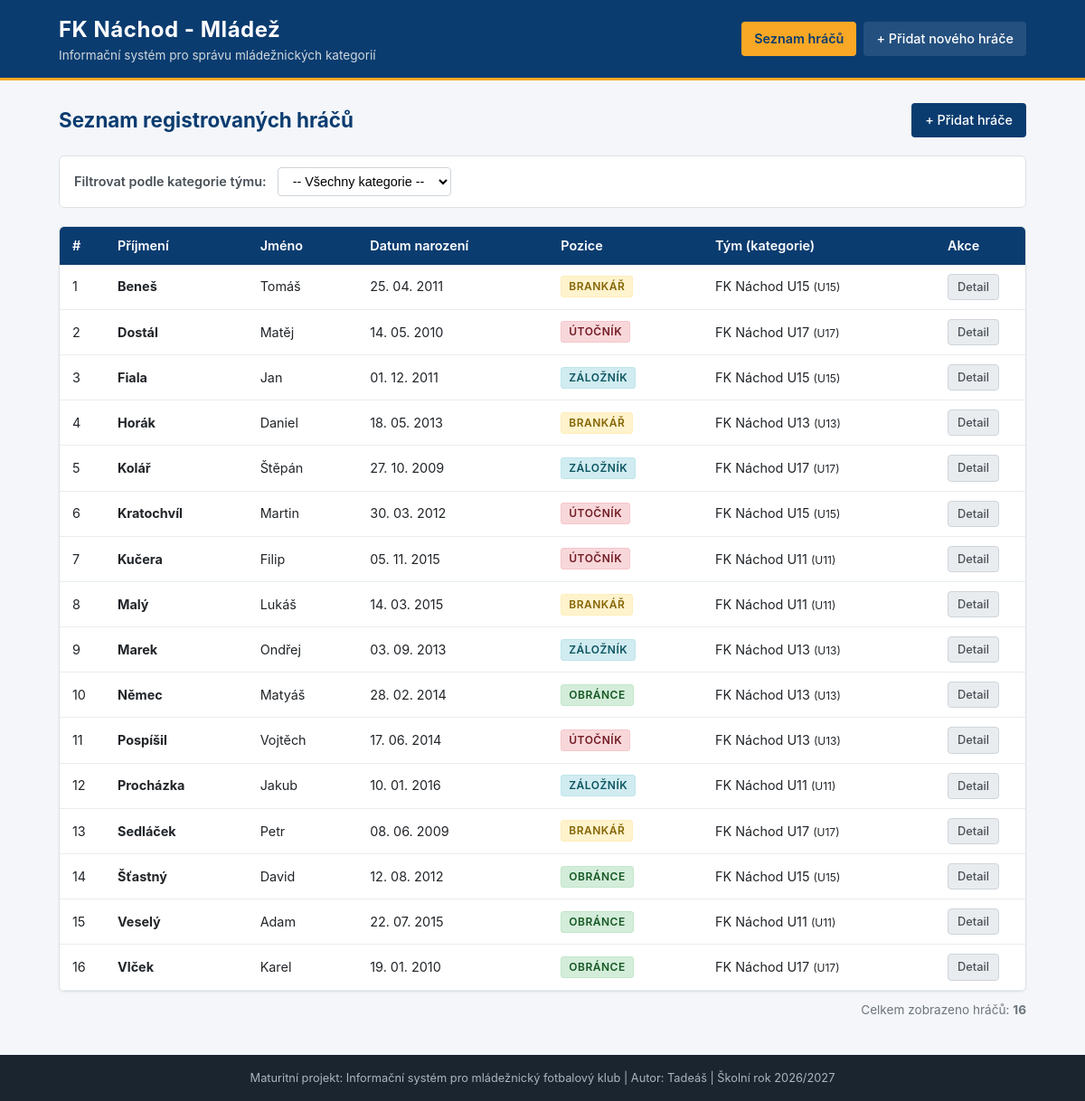
The page / on the database its author committed.
### tables this page shows
CREATE TABLE IF NOT EXISTS `hraci` (
    `id` INT AUTO_INCREMENT PRIMARY KEY,
    `jmeno` VARCHAR(50) NOT NULL,
    `prijmeni` VARCHAR(50) NOT NULL,
    `datum_narozeni` DATE NOT NULL,
    `pozice` ENUM('brankář', 'obránce', 'záložník', 'útočník') NOT NULL,
    `tym_id` INT DEFAULT NULL,
    `telefon_rodice` VARCHAR(20) DEFAULT NULL,
    `email_rodice` VARCHAR(100) DEFAULT NULL,
    `aktivni` TINYINT(1) NOT NULL DEFAULT 1,
    `vytvoreno` DATETIME NOT NULL DEFAULT CURRENT_TIMESTAMP,
    FOREIGN KEY (`tym_id`) REFERENCES `tymy`(`id`) ON DELETE SET NULL
);

CREATE TABLE IF NOT EXISTS `tymy` (
    `id` INT AUTO_INCREMENT PRIMARY KEY,
    `nazev` VARCHAR(100) NOT NULL,
    `vekova_kategorie` VARCHAR(10) NOT NULL,
    `rok_narozeni_od` INT NOT NULL,
    `rok_narozeni_do` INT NOT NULL,
    `aktivni` TINYINT(1) NOT NULL DEFAULT 1,
    `vytvoreno` DATETIME NOT NULL DEFAULT CURRENT_TIMESTAMP
);

### index.php (the view, shortened to what this page needs)
<?php
require_once __DIR__ . '/db.php';
$sql = "SELECT h.id, h.jmeno, h.prijmeni, h.datum_narozeni, h.pozice, h.aktivni,
               t.nazev AS tym_nazev, t.vekova_kategorie
        FROM hraci h
        LEFT JOIN tymy t ON h.tym_id = t.id
        WHERE h.aktivni = 1";
$parametry = [];
$sql .= " ORDER BY h.prijmeni ASC, h.jmeno ASC";
$stmt = $pdo->prepare($sql);
$stmt->execute($parametry);
$hraci = $stmt->fetchAll();
?>
<!DOCTYPE html>
<html lang="cs">
<head>
    <link rel="stylesheet" href="css/style.css">
</head>
<body>
<header class="hlavicka">
    <div class="obal">
        <div class="logo-nazev">
            <h1>FK Náchod - Mládež</h1>
            <span class="podtitul">Informační systém pro správu mládežnických kategorií</span>
        </div>
        <nav class="navigace">
            <a href="index.php" class="aktivni">Seznam hráčů</a>
            <a href="pridat.php">+ Přidat nového hráče</a>
        </nav>
    </div>
</header>
<main class="obal hlavni-obsah">
    <div class="nadpis-akce">
        <h2>Seznam registrovaných hráčů</h2>
        <a href="pridat.php" class="tlacitko tlacitko-hlavni">+ Přidat hráče</a>
    </div>
    <div class="filtr-panel">
        <form method="get" action="index.php">
            <label for="filtr-tym">Filtrovat podle kategorie týmu:</label>
            <select name="tym" id="filtr-tym" onchange="this.form.submit()">
                <option value="0">-- Všechny kategorie --</option>
            </select>
        </form>
    </div>
    <div class="tabulka-obal">
        <table class="tabulka">
            <thead>
                <tr>
                    <th style="width: 50px;">#</th>
                    <th>Příjmení</th>
                    <th>Jméno</th>
                    <th>Datum narození</th>
                    <th>Pozice</th>
                    <th>Tým (kategorie)</th>
                    <th style="width: 100px;">Akce</th>
                </tr>
            </thead>
            <tbody>
                <?php if (empty($hraci)): ?>
                    <tr>
                        <td colspan="7" class="prazdno">V této kategorii zatím nejsou evidováni žádní hráči.</td>
                    </tr>
                <?php else: ?>
                    <?php foreach ($hraci as $index => $h): ?>
                        <tr>
                            <td><?= $index + 1 ?></td>
                            <td><strong><?= htmlspecialchars($h['prijmeni']) ?></strong></td>
                            <td><?= htmlspecialchars($h['jmeno']) ?></td>
                            <td><?= date('d. m. Y', strtotime($h['datum_narozeni'])) ?></td>
                            <td>
                                <span class="stitek post-<?= htmlspecialchars($h['pozice']) ?>">
                                    <?= htmlspecialchars($h['pozice']) ?>
                                </span>
                            </td>
                            <td>
                                <?= htmlspecialchars($h['tym_nazev'] ?? 'Bez přiřazení') ?>
                                <?php if ($h['vekova_kategorie']): ?>
                                    <small>(<?= htmlspecialchars($h['vekova_kategorie']) ?>)</small>
                                <?php endif; ?>
                            </td>
                            <td>
                                <a href="detail.php?id=<?= $h['id'] ?>" class="tlacitko tlacitko-male">Detail</a>
                            </td>
                        </tr>
                    <?php endforeach; ?>
                <?php endif; ?>
            </tbody>
        </table>
    </div>
    <div class="pocitadlo">
        Celkem zobrazeno hráčů: <strong><?= count($hraci) ?></strong>
    </div>
</main>
<footer class="paticka">
    <div class="obal">
        <p>Maturitní projekt: Informační systém pro mládežnický fotbalový klub | Autor: Tadeáš | Školní rok 2026/2027</p>
    </div>
</footer>
</body>
</html>

### css/style.css (style rules this page uses)
﻿ *, *::before, *::after { box-sizing: border-box; margin: 0; padding: 0; }
body { font-family: -apple-system, BlinkMacSystemFont, "Segoe UI", Roboto, "Helvetica Neue", Arial, sans-serif; font-size: 15px; line-height: 1.5; color: #212529; background-color: #f4f6f9; min-height: 100vh; display: flex; flex-direction: column; }
.obal { width: 100%; max-width: 1100px; margin: 0 auto; padding: 0 15px; }
.hlavicka { background-color: #0b3c70; color: #ffffff; border-bottom: 3px solid #f9a825; padding: 15px 0; }
.hlavicka .obal { display: flex; justify-content: space-between; align-items: center; flex-wrap: wrap; gap: 15px; }
.logo-nazev h1 { font-size: 1.5rem; font-weight: 700; letter-spacing: 0.5px; }
.logo-nazev .podtitul { font-size: 0.85rem; color: #cfd8dc; display: block; }
.navigace { display: flex; gap: 8px; }
.navigace a { color: #ffffff; text-decoration: none; padding: 8px 14px; border-radius: 4px; font-weight: 500; font-size: 0.9rem; background-color: rgba(255, 255, 255, 0.1); transition: background-color 0.15s ease; }
.navigace a:hover, .navigace a.aktivni { background-color: #f9a825; color: #0b3c70; font-weight: 600; }
.hlavni-obsah { flex: 1; padding: 25px 15px 40px; }
.nadpis-akce { display: flex; justify-content: space-between; align-items: center; margin-bottom: 20px; flex-wrap: wrap; gap: 10px; }
h2 { font-size: 1.4rem; color: #0b3c70; }
.filtr-panel { background-color: #ffffff; border: 1px solid #dee2e6; border-radius: 6px; padding: 12px 16px; margin-bottom: 20px; }
.filtr-panel form { display: flex; align-items: center; gap: 12px; flex-wrap: wrap; }
.filtr-panel label { font-weight: 600; font-size: 0.9rem; color: #495057; }
.filtr-panel select { padding: 6px 12px; border: 1px solid #ced4da; border-radius: 4px; font-size: 0.9rem; background-color: #fff; cursor: pointer; }
.tabulka-obal { background-color: #ffffff; border: 1px solid #dee2e6; border-radius: 6px; overflow-x: auto; box-shadow: 0 1px 3px rgba(0,0,0,0.05); }
.tabulka { width: 100%; border-collapse: collapse; font-size: 0.9rem; }
.tabulka th { background-color: #0b3c70; color: #ffffff; padding: 10px 14px; text-align: left; font-weight: 600; white-space: nowrap; }
.tabulka td { padding: 10px 14px; border-bottom: 1px solid #e9ecef; vertical-align: middle; }
.pocitadlo { margin-top: 10px; font-size: 0.85rem; color: #6c757d; text-align: right; }
.stitek { display: inline-block; padding: 2px 8px; border-radius: 3px; font-size: 0.75rem; font-weight: 600; text-transform: uppercase; letter-spacing: 0.5px; }
.post-brankář { background-color: #fff3cd; color: #856404; border: 1px solid #ffeeba; }
.post-obránce { background-color: #d4edda; color: #155724; border: 1px solid #c3e6cb; }
.post-záložník { background-color: #d1ecf1; color: #0c5460; border: 1px solid #bee5eb; }
.post-útočník { background-color: #f8d7da; color: #721c24; border: 1px solid #f5c6cb; }
.tlacitko { display: inline-block; padding: 7px 14px; border-radius: 4px; text-decoration: none; font-size: 0.9rem; font-weight: 500; cursor: pointer; border: 1px solid transparent; transition: all 0.15s ease-in-out; }
.tlacitko-hlavni { background-color: #0b3c70; color: #ffffff; }
.tlacitko-male { padding: 4px 10px; font-size: 0.8rem; background-color: #e9ecef; color: #495057; border: 1px solid #ced4da; }
.paticka { background-color: #1a252f; color: #adb5bd; padding: 16px 0; text-align: center; font-size: 0.8rem; margin-top: auto; }

### rows shown on the page
hraci: prijmeni "Beneš", jmeno "Tomáš", datum_narozeni "25. 04. 2011", pozice "BRANKÁŘ", tym.nazev "FK Náchod U15", tym.vekova_kategorie "U15"
hraci: prijmeni "Dostál", jmeno "Matěj", datum_narozeni "14. 05. 2010", pozice "ÚTOČNÍK", tym.nazev "FK Náchod U17", tym.vekova_kategorie "U17"
hraci: prijmeni "Fiala", jmeno "Jan", datum_narozeni "01. 12. 2011", pozice "ZÁLOŽNÍK", tym.nazev "FK Náchod U15", tym.vekova_kategorie "U15"
hraci: prijmeni "Horák", jmeno "Daniel", datum_narozeni "18. 05. 2013", pozice "BRANKÁŘ", tym.nazev "FK Náchod U13", tym.vekova_kategorie "U13"
hraci: prijmeni "Kolář", jmeno "Štěpán", datum_narozeni "27. 10. 2009", pozice "ZÁLOŽNÍK", tym.nazev "FK Náchod U17", tym.vekova_kategorie "U17"
hraci: prijmeni "Kratochvíl", jmeno "Martin", datum_narozeni "30. 03. 2012", pozice "ÚTOČNÍK", tym.nazev "FK Náchod U15", tym.vekova_kategorie "U15"
hraci: prijmeni "Kučera", jmeno "Filip", datum_narozeni "05. 11. 2015", pozice "ÚTOČNÍK", tym.nazev "FK Náchod U11", tym.vekova_kategorie "U11"
hraci: prijmeni "Malý", jmeno "Lukáš", datum_narozeni "14. 03. 2015", pozice "BRANKÁŘ", tym.nazev "FK Náchod U11", tym.vekova_kategorie "U11"
hraci: prijmeni "Marek", jmeno "Ondřej", datum_narozeni "03. 09. 2013", pozice "ZÁLOŽNÍK", tym.nazev "FK Náchod U13", tym.vekova_kategorie "U13"
hraci: prijmeni "Němec", jmeno "Matyáš", datum_narozeni "28. 02. 2014", pozice "OBRÁNCE", tym.nazev "FK Náchod U13", tym.vekova_kategorie "U13"
hraci: prijmeni "Pospíšil", jmeno "Vojtěch", datum_narozeni "17. 06. 2014", pozice "ÚTOČNÍK", tym.nazev "FK Náchod U13", tym.vekova_kategorie "U13"
hraci: prijmeni "Procházka", jmeno "Jakub", datum_narozeni "10. 01. 2016", pozice "ZÁLOŽNÍK", tym.nazev "FK Náchod U11", tym.vekova_kategorie "U11"
hraci: prijmeni "Sedláček", jmeno "Petr", datum_narozeni "08. 06. 2009", pozice "BRANKÁŘ", tym.nazev "FK Náchod U17", tym.vekova_kategorie "U17"
hraci: prijmeni "Šťastný", jmeno "David", datum_narozeni "12. 08. 2012", pozice "OBRÁNCE", tym.nazev "FK Náchod U15", tym.vekova_kategorie "U15"
hraci: prijmeni "Veselý", jmeno "Adam", datum_narozeni "22. 07. 2015", pozice "OBRÁNCE", tym.nazev "FK Náchod U11", tym.vekova_kategorie "U11"
hraci: prijmeni "Vlček", jmeno "Karel", datum_narozeni "19. 01. 2010", pozice "OBRÁNCE", tym.nazev "FK Náchod U17", tym.vekova_kategorie "U17"

### other values the page prints
count($hraci) "16"
